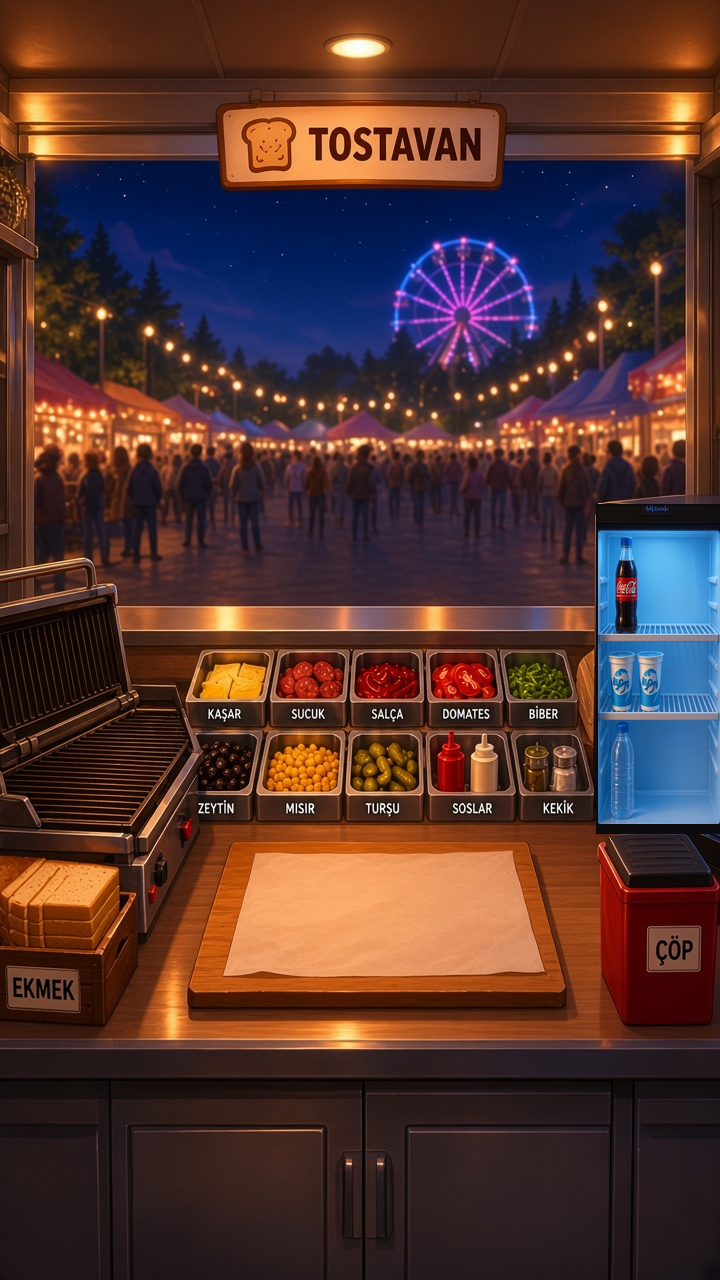
#> input picture assets/art/bg_restaurant.png, 720 x 1280 px, found by its file name
$ python slice_art.py
#> lines starting #> are read from the running program, lines starting #| are printed output that depends on the picture; pictures that were not available may be replaced by others from this repository, and a replacement may not be noted
#!/usr/bin/env python3
from pathlib import Path
from PIL import Image

SRC = Path("/Users/serhatelmas/.cursor/projects/Users-serhatelmas-Desktop-tostoyun/assets")
OUT = Path("/Users/serhatelmas/Desktop/tostoyun/assets/art")
OUT.mkdir(parents=True, exist_ok=True)


def key_bg(im, thresh=22):
    px = im.load()
    bg = px[4, 4]
    w, h = im.size
    for y in range(h):
        for x in range(w):
            r, g, b, a = px[x, y]
            if abs(r - bg[0]) <= thresh and abs(g - bg[1]) <= thresh and abs(b - bg[2]) <= thresh:
                px[x, y] = (0, 0, 0, 0)
    return im


def split_row(im: Image.Image, count: int, top: float, bottom: float, names: list[str], pad: float = 0.01):
    w, h = im.size
    y0, y1 = int(h * top), int(h * bottom)
    cell = w / count
    for i, name in enumerate(names):
        x0 = int(cell * i + w * pad)
        x1 = int(cell * (i + 1) - w * pad)
        crop = key_bg(im.crop((x0, y0, x1, y1)).copy())
        crop.save(OUT / f"{name}.png")
        print("wrote", name, crop.size)


def main():
    bg = Image.open(SRC / "bg_restaurant.png").convert("RGB")
#> bg is the input picture: PIL image 720x1280 RGB; mean R, G, B 83.4, 53, 47.4
    bg.save(OUT / "bg_restaurant.png")
    menu = Image.open(SRC / "menu_hero.png").convert("RGB")
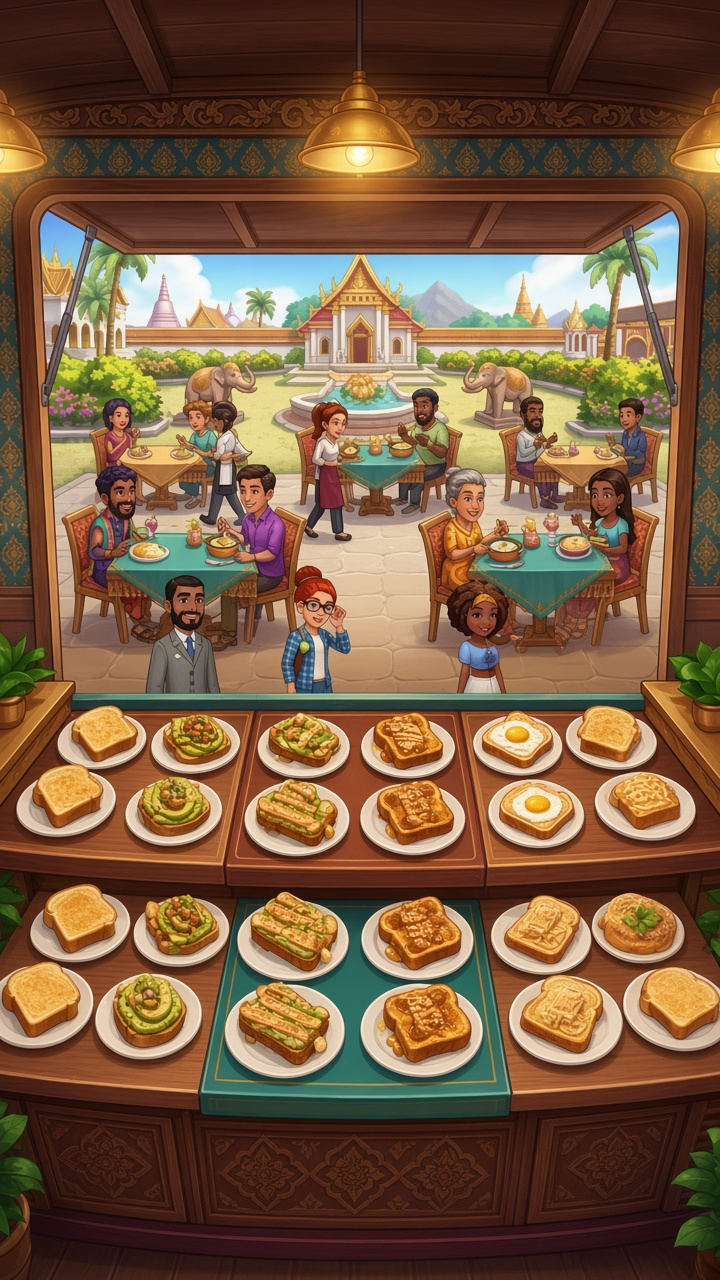
#> input picture assets/art/menu_hero.png, 720 x 1280 px, found by its file name
#> menu is the input picture: PIL image 720x1280 RGB; mean R, G, B 122.7, 92.2, 65.6
    menu.save(OUT / "menu_hero.png")

    food = Image.open(SRC / "food_sheet.png").convert("RGBA")
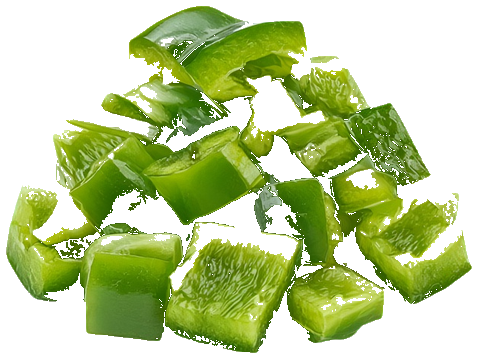
#> input picture assets/art/biber_bit.png, 477 x 358 px, given in place of food_sheet.png, which was not available
#> food is the input picture: PIL image 477x358 RGBA; mean R, G, B, A 58.2, 75, 17.1, 125.6
    split_row(food, 5, 0.02, 0.50, ["toast", "kasarli", "sucuklu", "karisik", "ayran"])
#> the loop in split_row, `for i, name in enumerate(names):` made 5 passes
#> bg in key_bg on passes 1 to 5: (0, 0, 0, 0), (0, 0, 0, 0), (98, 141, 49, 255), (0, 0, 0, 0), (0, 0, 0, 0)
#> after the loop in split_row, `for i, name in enumerate(names):`:
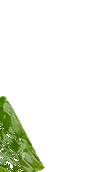
#> crop: PIL image 86x172 RGBA; mean R, G, B, A 13.2, 17.6, 6.1, 32.3; transparent parts drawn white
    split_row(food, 5, 0.50, 0.98, ["bread", "cheese", "sucuk", "ketchup", "toaster"])
#> call 2 of split_row, with count = 5, top = 0.5, bottom = 0.98, pad = 0.01
#> the loop in split_row (call 2), `for i, name in enumerate(names):` made 5 passes
#> bg in key_bg on passes 1 to 5: (0, 0, 0, 0), (70, 123, 1, 255), (81, 133, 0, 255), (95, 143, 6, 255), (126, 155, 13, 255)
#> pass 1, in split_row (call 2), `crop = key_bg(im.crop((x0, y0, x1, y1)).copy())`:
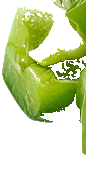
#> crop: PIL image 86x171 RGBA; mean R, G, B, A 62, 75.9, 20.7, 115.3; transparent parts drawn white
#> after the loop in split_row (call 2), `for i, name in enumerate(names):`:
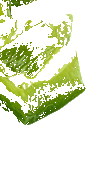
#> crop: PIL image 86x171 RGBA; mean R, G, B, A 36.2, 44.3, 11.4, 69.6; transparent parts drawn white

    people = Image.open(SRC / "customers_sheet.png").convert("RGBA")
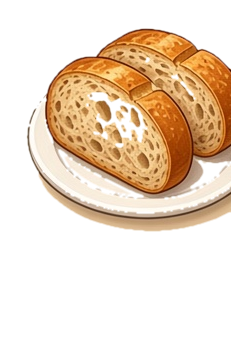
#> input picture assets/art/bread.png, 231 x 345 px, given in place of customers_sheet.png, which was not available
#> people is the input picture: PIL image 231x345 RGBA; mean R, G, B, A 85.2, 64.7, 43.5, 97.9
    split_row(people, 4, 0.05, 0.98, ["customer_a", "customer_b", "customer_c", "customer_d"], pad=0.012)

    # extras used by item logic
    for src, dst in [
        ("toast", "sade"),
        ("toast", "toast_cheese"),
        ("toast", "toast_sucuk"),
        ("toast", "toast_mixed"),
        ("karisik", "toast_mixed_cooked"),
        ("toast", "burnt"),
    ]:
        Image.open(OUT / f"{src}.png").save(OUT / f"{dst}.png")

    burnt = Image.open(OUT / "toast.png").convert("RGBA")
    dark = Image.new("RGBA", burnt.size, (30, 20, 16, 110))
    Image.alpha_composite(burnt, dark).save(OUT / "burnt.png")
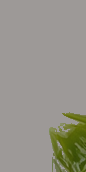
#> saved as burnt.png: PIL image 86x172 RGBA; mean R, G, B, A 37.4, 29.9, 18.4, 126.5; transparent parts drawn white
    print("art ready")


if __name__ == "__main__":
    main()
